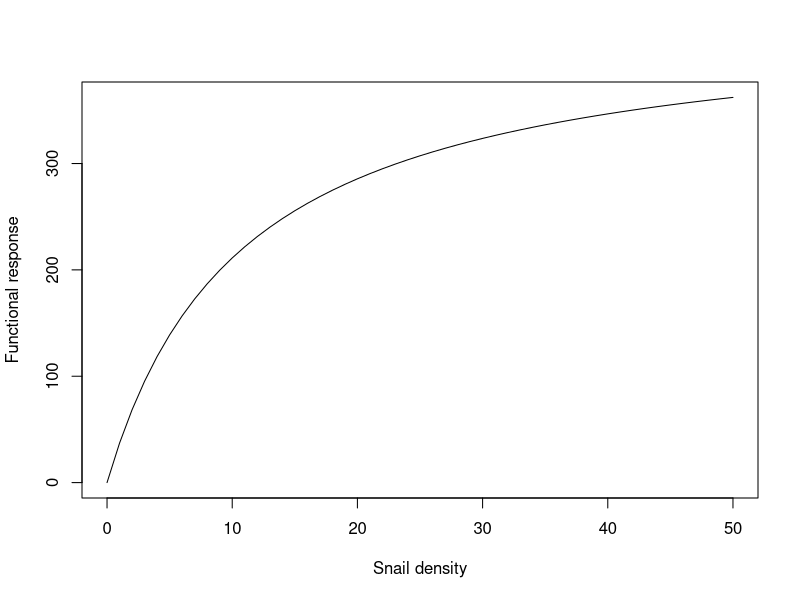

Write the R code that produced this figure.
## Modeling functional response of prawn on different size classes of snails

## To-do list:
  # Refit attack rate and handling time functions (EDIT: see new ones below)
  # Resolve scale issue
  # Get the shape of the curve right in single-class and mixed-class populations
  # Integrate into dynamic model

predation = function(P, P.L, N1, N2, N3) {
  
  N = N1 + N2 + N3
  
  P.bm = (0.096868*(P.L/10)^3.2944)/10 # Prawn length (mm) to weight (g) conversion,
                                       # based on Lalrisanga et al. 2012 (for M. rosenbergii)
  
  N1.bm = 0.3124*0.4^2 - 0.1205*0.4 # 4mm size class; length-to-weight conversion based on Sanna's data on B. glabrata
  N2.bm = 0.3124*0.8^2 - 0.1205*0.8 # 8mm size class
  N3.bm = 0.3124*1.2^2 - 0.1205*1.2 # 12mm size class
  
  # Ratios of prawn-to-snail biomass
  rps1 = P.bm / N1.bm
  rps2 = P.bm / N2.bm
  rps3 = P.bm / N3.bm
  
  # Attack rates as a function of biomass ratio
  alpha1 = 0.037192*rps1 # Prev. function: 1+0.03*rps
  alpha2 = 0.037192*rps2
  alpha3 = 0.037192*rps3
  
  # Handling times as a function of biomass ratio
  handle1 = 1/(0.40450*rps1) # Prev. function: 0.53623*exp(-0.05167*rps)
  handle2 = 1/(0.40450*rps2)
  handle3 = 1/(0.40450*rps3)
  
  # Preference variables, currently ignoring these
  gam1 = 1 #1/3 + 0.5*exp(-0.15*P.bm)
  gam3 = 1 #1/3*exp(-12*exp(-0.2*P.bm))
  gam2 = 1 #1 - gam1 - gam3
  
  # Adjusted preference variables, currently ignoring these
  # gam_star1 = gam1*(N1/N) / (gam1*(N1/N) + gam2*(N2/N) + gam3*(N3/N))
  # gam_star2 = gam2*(N2/N) / (gam1*(N1/N) + gam2*(N2/N) + gam3*(N3/N))
  # gam_star3 = gam3*(N3/N) / (gam1*(N1/N) + gam2*(N2/N) + gam3*(N3/N))
  
  # Size-class specific functional responses
  psi1 = (P*alpha1*gam1*N1) / (1+sum(alpha1*handle1*gam1*N1,
                                     alpha2*handle2*gam2*N2,
                                     alpha3*handle3*gam3*N3))
  
  psi2 = (P*alpha2*gam2*N2) / (1+sum(alpha1*handle1*gam1*N1,
                                     alpha2*handle2*gam2*N2,
                                     alpha3*handle3*gam3*N3))
  
  psi3 = (P*alpha3*gam3*N3) / (1+sum(alpha1*handle1*gam1*N1,
                                     alpha2*handle2*gam2*N2,
                                     alpha3*handle3*gam3*N3))
  
  # Aggregate functional response
  psi = psi1+psi2+psi3
  
  return(c(psi1,psi2,psi3,psi))
}

# Plot functional response for a given prawn size and snail population
x = c(0:50)
fr = numeric(length = length(x))
for (i in x) {
  fr[i+1] = predation(P = 1, P.L = 50, N1 = i, N2 = 0, N3 = 0)[4]
}
plot(x, fr, type="l", xlab = "Snail density", ylab = "Functional response")
